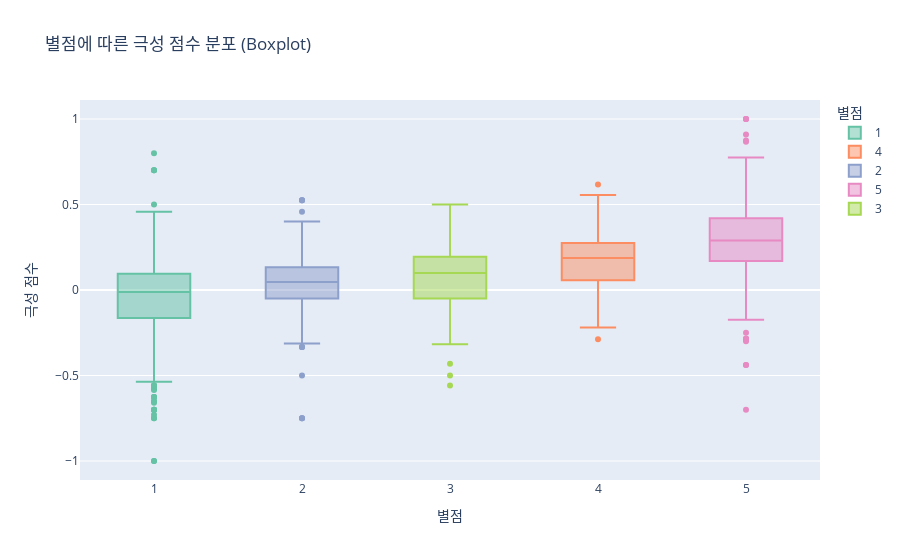
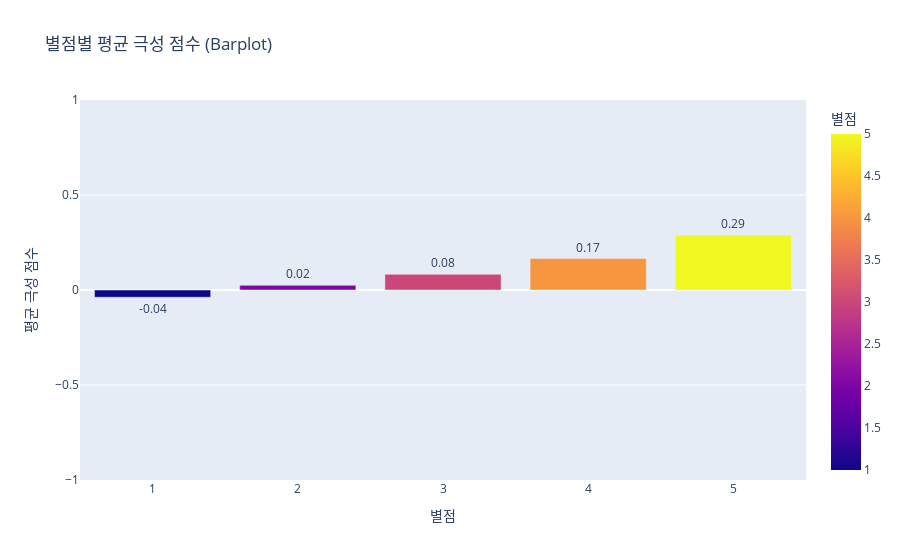
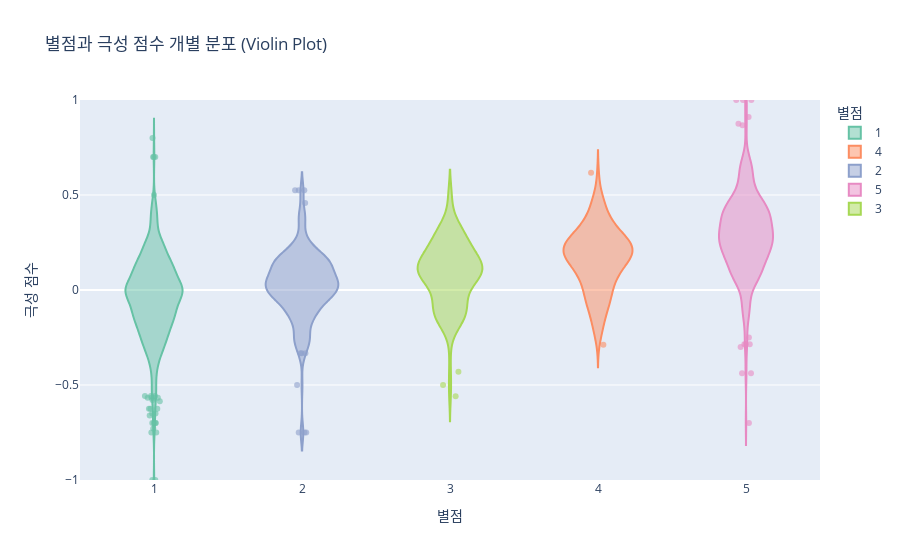

The cell these charts' notebook holds for them, in order:
### Markdown cell above
- 리뷰 평점에 따른 극성 분포 
    - boxplot (별점별 polarity 분포) : 별점이 높을수록 극성이 높아지는지, 이상치가 어디 있는지 시각적으로 보기 좋아요.
    - barplot (평균 polarity per rating) : 별점이 올라갈수록 평균 극성도 올라가는지 확인 가능
    - scatterplot (개별 리뷰 시각화) :  리뷰의 극성과 별점의 분포 밀도를 보고 싶을 때 유용합니다.

### Code cell
import plotly.express as px


# 1. Boxplot - 별점에 따른 극성 점수 분포
fig_box = px.box(
    df,
    x="rating",
    y="polarity",
    color="rating",
    title="별점에 따른 극성 점수 분포 (Boxplot)",
    labels={"rating": "별점", "polarity": "극성 점수"},
    color_discrete_sequence=px.colors.qualitative.Set2
)
fig_box.show()

# 2. Barplot - 별점별 평균 극성 점수
mean_polarity = df.groupby('rating')['polarity'].mean().reset_index()

fig_bar = px.bar(
    mean_polarity,
    x="rating",
    y="polarity",
    color="rating",
    text="polarity",  # ✅ 텍스트 값 직접 지정
    title="별점별 평균 극성 점수 (Barplot)",
    labels={"rating": "별점", "polarity": "평균 극성 점수"},
    color_discrete_sequence=px.colors.qualitative.Set2
)
fig_bar.update_traces(texttemplate='%{text:.2f}', textposition='outside')
fig_bar.update_layout(yaxis_range=[-1, 1])
fig_bar.show()

fig_violin = px.violin(
    df,
    x="rating",
    y="polarity",
    color="rating",  
    title="별점과 극성 점수 개별 분포 (Violin Plot)",
    labels={"rating": "별점", "polarity": "극성 점수"},
    color_discrete_sequence=px.colors.qualitative.Set2
)

fig_violin.update_traces(jitter=0.3, marker=dict(opacity=0.6, size=6))
fig_violin.update_layout(yaxis_range=[-1, 1])
fig_violin.show()

### Figure 1 — Plotly figure (JSON) as saved in the notebook; plotly's stock layout.template omitted (floating-point values rounded to 4 significant figures; data arrays with more than 128 entries replaced by an {"elided": "..."} marker saying what was removed)
{"data": [{"alignmentgroup": "True", "hovertemplate": "별점=%{x}<br>극성 점수=%{y}<extra></extra>", "legendgroup": "1", "marker": {"color": "rgb(102,194,165)"}, "name": "1", "notched": false, "offsetgroup": "1", "orientation": "v", "showlegend": true, "type": "box", "x": {"elided": "1045 int values"}, "x0": " ", "xaxis": "x", "y": {"elided": "1045 float values"}, "y0": " ", "yaxis": "y"}, {"alignmentgroup": "True", "hovertemplate": "별점=%{x}<br>극성 점수=%{y}<extra></extra>", "legendgroup": "4", "marker": {"color": "rgb(252,141,98)"}, "name": "4", "notched": false, "offsetgroup": "4", "orientation": "v", "showlegend": true, "type": "box", "x": {"elided": "191 int values"}, "x0": " ", "xaxis": "x", "y": {"elided": "191 float values"}, "y0": " ", "yaxis": "y"}, {"alignmentgroup": "True", "hovertemplate": "별점=%{x}<br>극성 점수=%{y}<extra></extra>", "legendgroup": "2", "marker": {"color": "rgb(141,160,203)"}, "name": "2", "notched": false, "offsetgroup": "2", "orientation": "v", "showlegend": true, "type": "box", "x": {"elided": "255 int values"}, "x0": " ", "xaxis": "x", "y": {"elided": "255 float values"}, "y0": " ", "yaxis": "y"}, {"alignmentgroup": "True", "hovertemplate": "별점=%{x}<br>극성 점수=%{y}<extra></extra>", "legendgroup": "5", "marker": {"color": "rgb(231,138,195)"}, "name": "5", "notched": false, "offsetgroup": "5", "orientation": "v", "showlegend": true, "type": "box", "x": {"elided": "439 int values"}, "x0": " ", "xaxis": "x", "y": {"elided": "439 float values"}, "y0": " ", "yaxis": "y"}, {"alignmentgroup": "True", "hovertemplate": "별점=%{x}<br>극성 점수=%{y}<extra></extra>", "legendgroup": "3", "marker": {"color": "rgb(166,216,84)"}, "name": "3", "notched": false, "offsetgroup": "3", "orientation": "v", "showlegend": true, "type": "box", "x": {"elided": "170 int values"}, "x0": " ", "xaxis": "x", "y": {"elided": "170 float values"}, "y0": " ", "yaxis": "y"}], "layout": {"boxmode": "overlay", "legend": {"title": {"text": "별점"}, "tracegroupgap": 0}, "title": {"text": "별점에 따른 극성 점수 분포 (Boxplot)"}, "xaxis": {"anchor": "y", "categoryarray": [1, 4, 2, 5, 3], "categoryorder": "array", "domain": [0, 1], "title": {"text": "별점"}}, "yaxis": {"anchor": "x", "domain": [0, 1], "title": {"text": "극성 점수"}}}}

### Figure 2 — Plotly figure (JSON) as saved in the notebook; plotly's stock layout.template omitted (floating-point values rounded to 4 significant figures)
{"data": [{"alignmentgroup": "True", "hovertemplate": "별점=%{marker.color}<br>평균 극성 점수=%{text}<extra></extra>", "legendgroup": "", "marker": {"color": [1, 2, 3, 4, 5], "coloraxis": "coloraxis", "pattern": {"shape": ""}}, "name": "", "offsetgroup": "", "orientation": "v", "showlegend": false, "text": [-0.03812, 0.02448, 0.08265, 0.1656, 0.2888], "textposition": "outside", "texttemplate": "%{text:.2f}", "type": "bar", "x": [1, 2, 3, 4, 5], "xaxis": "x", "y": [-0.03812, 0.02448, 0.08265, 0.1656, 0.2888], "yaxis": "y"}], "layout": {"barmode": "relative", "coloraxis": {"colorbar": {"title": {"text": "별점"}}, "colorscale": [[0, "#0d0887"], [0.1111, "#46039f"], [0.2222, "#7201a8"], [0.3333, "#9c179e"], [0.4444, "#bd3786"], [0.5556, "#d8576b"], [0.6667, "#ed7953"], [0.7778, "#fb9f3a"], [0.8889, "#fdca26"], [1, "#f0f921"]]}, "legend": {"tracegroupgap": 0}, "title": {"text": "별점별 평균 극성 점수 (Barplot)"}, "xaxis": {"anchor": "y", "domain": [0, 1], "title": {"text": "별점"}}, "yaxis": {"anchor": "x", "domain": [0, 1], "range": [-1, 1], "title": {"text": "평균 극성 점수"}}}}

### Figure 3 — Plotly figure (JSON) as saved in the notebook; plotly's stock layout.template omitted (floating-point values rounded to 4 significant figures; data arrays with more than 128 entries replaced by an {"elided": "..."} marker saying what was removed)
{"data": [{"alignmentgroup": "True", "box": {"visible": false}, "hovertemplate": "별점=%{x}<br>극성 점수=%{y}<extra></extra>", "jitter": 0.3, "legendgroup": "1", "marker": {"color": "rgb(102,194,165)", "opacity": 0.6, "size": 6}, "name": "1", "offsetgroup": "1", "orientation": "v", "scalegroup": "True", "showlegend": true, "type": "violin", "x": {"elided": "1045 int values"}, "x0": " ", "xaxis": "x", "y": {"elided": "1045 float values"}, "y0": " ", "yaxis": "y"}, {"alignmentgroup": "True", "box": {"visible": false}, "hovertemplate": "별점=%{x}<br>극성 점수=%{y}<extra></extra>", "jitter": 0.3, "legendgroup": "4", "marker": {"color": "rgb(252,141,98)", "opacity": 0.6, "size": 6}, "name": "4", "offsetgroup": "4", "orientation": "v", "scalegroup": "True", "showlegend": true, "type": "violin", "x": {"elided": "191 int values"}, "x0": " ", "xaxis": "x", "y": {"elided": "191 float values"}, "y0": " ", "yaxis": "y"}, {"alignmentgroup": "True", "box": {"visible": false}, "hovertemplate": "별점=%{x}<br>극성 점수=%{y}<extra></extra>", "jitter": 0.3, "legendgroup": "2", "marker": {"color": "rgb(141,160,203)", "opacity": 0.6, "size": 6}, "name": "2", "offsetgroup": "2", "orientation": "v", "scalegroup": "True", "showlegend": true, "type": "violin", "x": {"elided": "255 int values"}, "x0": " ", "xaxis": "x", "y": {"elided": "255 float values"}, "y0": " ", "yaxis": "y"}, {"alignmentgroup": "True", "box": {"visible": false}, "hovertemplate": "별점=%{x}<br>극성 점수=%{y}<extra></extra>", "jitter": 0.3, "legendgroup": "5", "marker": {"color": "rgb(231,138,195)", "opacity": 0.6, "size": 6}, "name": "5", "offsetgroup": "5", "orientation": "v", "scalegroup": "True", "showlegend": true, "type": "violin", "x": {"elided": "439 int values"}, "x0": " ", "xaxis": "x", "y": {"elided": "439 float values"}, "y0": " ", "yaxis": "y"}, {"alignmentgroup": "True", "box": {"visible": false}, "hovertemplate": "별점=%{x}<br>극성 점수=%{y}<extra></extra>", "jitter": 0.3, "legendgroup": "3", "marker": {"color": "rgb(166,216,84)", "opacity": 0.6, "size": 6}, "name": "3", "offsetgroup": "3", "orientation": "v", "scalegroup": "True", "showlegend": true, "type": "violin", "x": {"elided": "170 int values"}, "x0": " ", "xaxis": "x", "y": {"elided": "170 float values"}, "y0": " ", "yaxis": "y"}], "layout": {"legend": {"title": {"text": "별점"}, "tracegroupgap": 0}, "title": {"text": "별점과 극성 점수 개별 분포 (Violin Plot)"}, "violinmode": "overlay", "xaxis": {"anchor": "y", "categoryarray": [1, 4, 2, 5, 3], "categoryorder": "array", "domain": [0, 1], "title": {"text": "별점"}}, "yaxis": {"anchor": "x", "domain": [0, 1], "range": [-1, 1], "title": {"text": "극성 점수"}}}}
